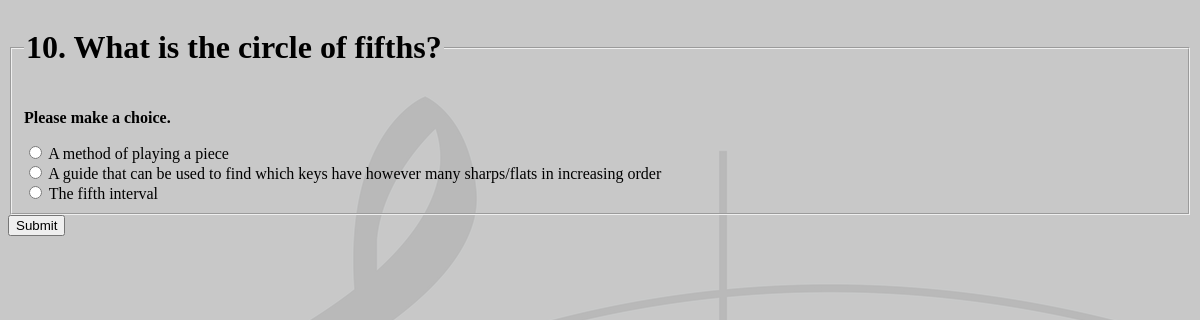
The app's page /flashcards/3/vote/ with its own data.
### flashcards/models.py (models this page shows, shortened)
class Question(models.Model):
    question_text = models.CharField(max_length=200)
    pub_date = models.DateTimeField("date published")

class Choice(models.Model):
    question = models.ForeignKey(Question, on_delete=models.CASCADE)
    choice_text = models.CharField(max_length=200)
    votes = models.IntegerField(default=0)
    right_answer = models.BooleanField(default=False)

### flashcards/views.py (the view)
# urls.py: path("<int:question_id>/vote/", views.vote, name="vote"),
def vote(request, question_id):
    question = get_object_or_404(Question, pk=question_id)
    try:
        selected_choice = question.choice_set.get(pk=request.POST["choice"])
    except (KeyError, Choice.DoesNotExist):
        return render(
            request,
            "flashcards/detail.html",
            {
                "question": question,
                "error_message": "Please make a choice.",
            },
        )
    else:
        selected_choice.votes += 1
        selected_choice.save()
        return HttpResponseRedirect(reverse("results", args=(question.id,request.POST["choice"])))

### flashcards/templates/flashcards/detail.html (shortened to what this page needs)
{% load static %}
<link rel="stylesheet" href="{% static 'flashcards/style.css' %}">
<form action="{% url 'vote' question.id %}" method="post">
    <fieldset>
        <legend><h1>{{ question.question_text }}</h1></legend>
        {% if error_message %}<p><strong>{{ error_message }}</strong></p>{% endif %}
        {% for choice in question.choice_set.all %}
            <input type="radio" name="choice" id="choice{{ forloop.counter }}" value="{{ choice.id }}">
            <label for="choice{{ forloop.counter }}">{{ choice.choice_text }}</label><br>
        {% endfor %}
    </fieldset>
    <input type="submit" value="Submit">
</form>

### records on screen
Question: question_text "10. What is the circle of fifths?"
Choice: choice_text "A method of playing a piece"
Choice: choice_text "A guide that can be used to find which keys have however many sharps/flats in increasing order"
Choice: choice_text "The fifth interval"

### other values on screen
{{ error_message }} "Please make a choice."
